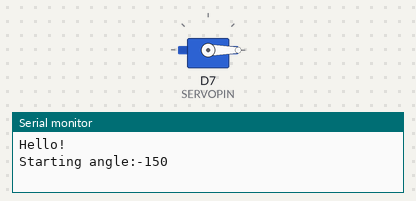
Recording of a sketch running on a simulated ESP8266 (NodeMCU). Shown: servo, the last lines printed to the serial monitor. Wiring (inferred from the names in the program): servo: signal D7. Servo pulses on a pin are drawn as a servo (544–2400 µs = 0–180°).

Above: at 1.05 s.
At 6.2 s:
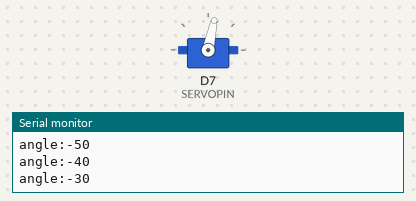
At 8.55 s:
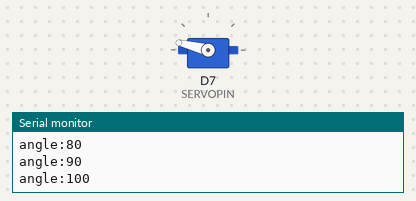
At 11.4 s:
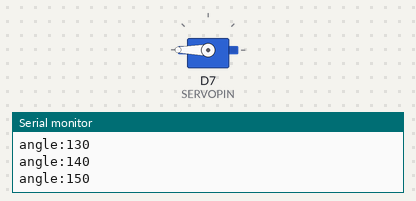
Timing chart, 0 to 14.6 s (numbered marks = the images above):
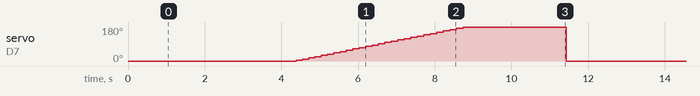

The sketch:

servo_test.ino
```cpp
//servo_test
//Raphael Abrams, March 2024

void servo(int pin, int angle);

#define SERVOPIN D7 //which physical pin is the servo attached to
#define SERVO_PULSE_MIN 500 //the shortest pulsewidth for servo control
#define SERVO_PULSE_MAX 2600 //the longest pulsewidth for servo control
#define ANGLEMIN -150 //angle measured in degrees
#define ANGLEMAX 150 //''
#define TESTDELAY 10 //higher is slower
#define WAITTIME 2000 //pause at beginning and end for two seconds
#define PULSESPACING 30 //how long the delay begtween servo control pulses

//------------------------------------------------------------------------------------------------
void setup() {
  pinMode(SERVOPIN, OUTPUT);
  delay(1000);
  Serial.begin(115200); // use the serial port
  Serial.println("Hello!");
}

//------------------------------------------------------------------------------------------------
void loop() {
  Serial.print("Starting angle:"); Serial.println(ANGLEMIN);
  for(int w=0; w<40; w++){
      servo(SERVOPIN,ANGLEMIN);
  }
  delay(WAITTIME);
  for(int i=ANGLEMIN;i<=ANGLEMAX;i+=10){
    Serial.print("angle:");Serial.println(i);
    for(int w=0; w<5; w++){
      servo(SERVOPIN,i);
    }
    delay(TESTDELAY);
  }
  delay(WAITTIME);
}

void servo(int pin, int angle){
  angle = map(angle,ANGLEMIN,ANGLEMAX,SERVO_PULSE_MIN,SERVO_PULSE_MAX);
  digitalWrite(pin, HIGH);
  delayMicroseconds(angle); //servo pulse high side duration
  digitalWrite(pin, LOW);
  delay(PULSESPACING);
}
```

Measured:
- by itself, servo on D7 (SERVOPIN): ramps from 0° to 180° and jumps back, once every 10.4 s
